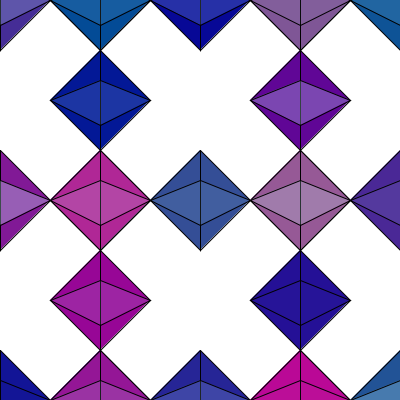
Frame 1 (no input)
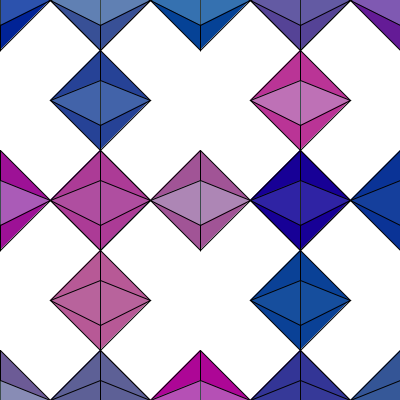
Frame 60 (the mouse pressed at the canvas centre just before this capture)
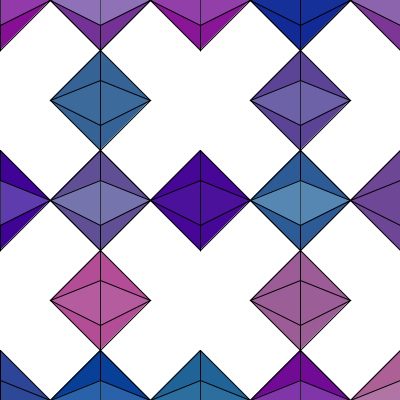
Frame 120 (the mouse held since frame 60 and released just before this capture)

The Processing sketch that drew these frames (run headless with seeded random() and noise(); from frame 60 on, the mouse is pressed at the canvas centre):

// Processing sketch: Diamond4
// ── Diamond4.pde
Diamond blueDmd = new Diamond(200,100,10); 
Diamond blueDmd2 = new Diamond(40,90,10); 
Diamond wholeShape[] = new Diamond[100];
 
void setup(){
  size(400,400);
  for (int i=0;i < wholeShape.length;i++){
   wholeShape[i] = new Diamond(200,100,10);

 }
}
 
void draw(){
  background(255);
  //diamonds all over
for (int i=0; i< wholeShape.length;i++) {
//i * controls spacing of diamond
 wholeShape[i].diamondOut(i*100,200);
 wholeShape[i].diamondIn(i*100,200);
 wholeShape[i].diamondOut(100,i*100);
 wholeShape[i].diamondIn(100,i*100);
 wholeShape[i].diamondOut(300,i*100);
 wholeShape[i].diamondIn(300,i*100);
 wholeShape[i].diamondOut(i*100,400);
 wholeShape[i].diamondIn(i*100,400);
 wholeShape[i].diamondOut(i*100,0);
 wholeShape[i].diamondIn(i*100,0);
 
 }

 
 //diamondOut(mouseX, mouseY);
 //diamondIn(mouseX, mouseY);
 
}


class Diamond{
  int diamondX = 200;
  int diamondY = 200;
  int diamondSize = 100;
  float dmdRed = 200;
  float dmdGreen = 100;
  float dmdBlue = 0;
  
  Diamond(int r, int g, int b){
  float dmdRed= r;  
  float dmdGreen= g;
  float dmdBlue= b;
  
  }
 
void diamondOut (int x1, int y1){
  
    fill(random(dmdRed),random(dmdGreen),150);
    stroke(0);
  beginShape();
    vertex(x1 + 0, y1 + -50);
    vertex(x1 + 50,y1 + 0);
    vertex(x1+ 0,y1 + 50);
    vertex(x1 + 0,y1 + -50);
  endShape();
  
  beginShape();
    vertex(x1 + 0,y1 + -50);
    vertex(x1 + -50,y1 + 0);
    vertex(x1 + 0,y1 + 50);
    vertex(x1 + 0,y1+ -50);
  endShape();

}

void diamondIn(int x2, int y2){

    fill(dmdRed,255,255,random((80)));
  beginShape();
    vertex(x2+ 0,y2+ -20);
    vertex(x2 +-50,y2+0);
    vertex(x2 +0,y2+25);
    vertex(x2+50,y2+0);
    vertex(x2+ 0,y2+-20);
    vertex(x2+50,y2+0);
  endShape();

  }

}
